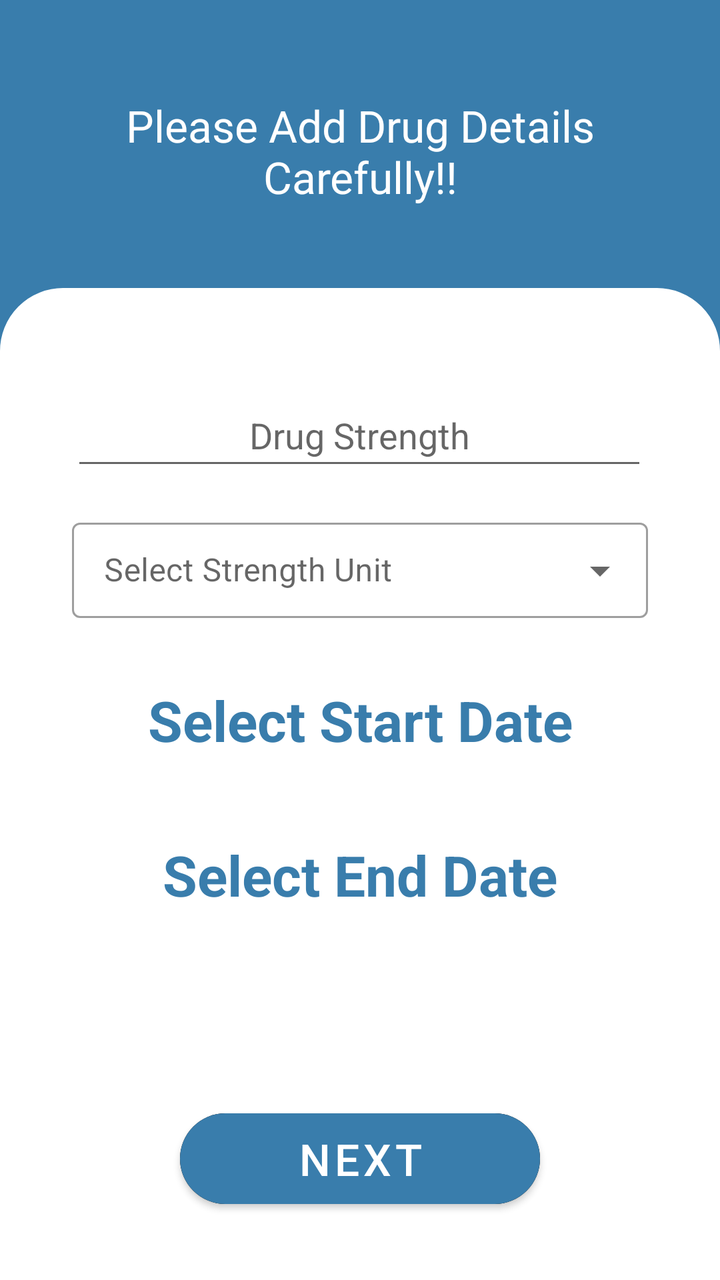
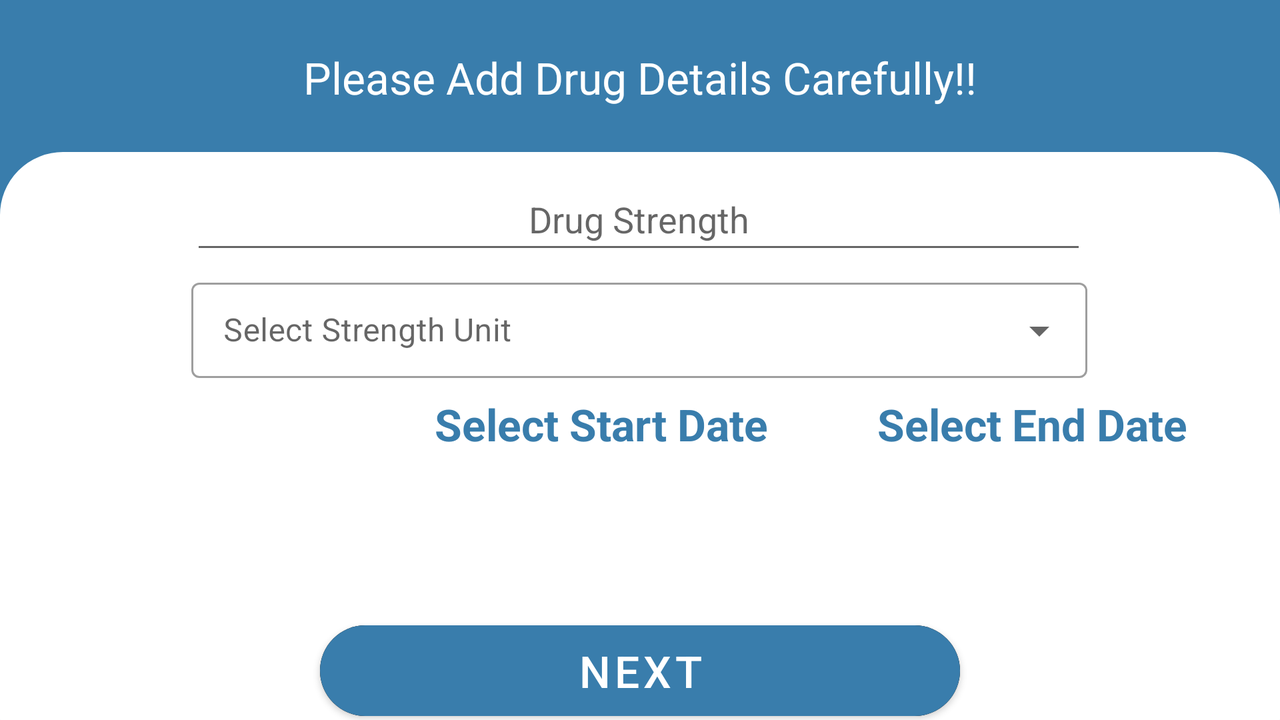

Two renders of one Android screen. The first uses the default layout on a phone; the second uses the alternative layout the repository ships for a different screen configuration, on a matching device. The two XML files are below.
<!-- AndroidManifest.xml: application theme Theme.MediacalRemider -->
<!-- res/layout/fragment_add_drug_second.xml -->
<?xml version="1.0" encoding="utf-8"?>
<androidx.constraintlayout.widget.ConstraintLayout
    xmlns:android="http://schemas.android.com/apk/res/android"
    xmlns:tools="http://schemas.android.com/tools"
    android:layout_width="match_parent"
    android:layout_height="match_parent"
    xmlns:app="http://schemas.android.com/apk/res-auto"
    tools:context=".drugs.add_drugs.view.AddDrugSecondFragment"
    android:background="@color/teal_700">

    <TextView
        android:id="@+id/txtDrugQuestion"
        android:layout_width="match_parent"
        android:layout_height="0dp"
        android:layout_gravity="center"
        android:layout_marginTop="32dp"
        android:padding="16dp"
        android:textAlignment="center"
        android:text="@string/addDrugDetails"
        android:textSize="22sp"
        android:textColor="@color/white"
        app:layout_constraintEnd_toEndOf="parent"
        app:layout_constraintHeight_percent="0.2"
        app:layout_constraintStart_toStartOf="parent"
        app:layout_constraintTop_toTopOf="parent"/>

    <androidx.constraintlayout.widget.ConstraintLayout
        android:layout_width="match_parent"
        android:layout_height="0dp"
        android:background="@drawable/card_fragment"
        app:layout_constraintBottom_toBottomOf="parent"
        app:layout_constraintEnd_toEndOf="parent"
        app:layout_constraintHeight_percent="0.8"
        app:layout_constraintStart_toStartOf="parent"
        app:layout_constraintTop_toBottomOf="@id/txtDrugQuestion">


        <EditText
            android:id="@+id/editTextDrugStrength"
            android:layout_width="0dp"
            android:layout_height="wrap_content"
            android:layout_marginTop="48dp"
            android:ems="10"
            android:hint="@string/drugStrength"
            android:inputType="number"
            android:minHeight="48dp"
            android:textAlignment="center"
            app:layout_constraintEnd_toEndOf="parent"
            app:layout_constraintHorizontal_bias="0.497"
            app:layout_constraintStart_toStartOf="parent"
            app:layout_constraintTop_toTopOf="parent"
            app:layout_constraintWidth_percent="0.8" />

        <com.google.android.material.textfield.TextInputLayout
            android:id="@+id/txtDrugStrengthsUnit"
            style="@style/Widget.MaterialComponents.TextInputLayout.OutlinedBox.Dense.ExposedDropdownMenu"
            android:layout_width="0dp"
            android:layout_height="wrap_content"
            android:layout_marginHorizontal="16dp"
            android:layout_marginTop="16dp"
            android:hint="@string/selectStrengthUnit"
            app:layout_constraintEnd_toEndOf="parent"
            app:layout_constraintHorizontal_bias="0.497"
            app:layout_constraintStart_toStartOf="parent"
            app:layout_constraintTop_toBottomOf="@+id/editTextDrugStrength"
            app:layout_constraintWidth_percent="0.8">
            <AutoCompleteTextView
                android:id="@+id/autoCompleteDrugStrengthsUnit"
                android:layout_width="match_parent"
                android:layout_height="wrap_content"
                android:enabled="false"
                android:inputType="none" />
        </com.google.android.material.textfield.TextInputLayout>
        <TextView
            android:id="@+id/txtStartDate"
            android:layout_width="wrap_content"
            android:layout_height="wrap_content"
            android:layout_marginTop="16dp"
            android:drawableTop="@drawable/ic_date"
            android:gravity="center_horizontal"
            android:padding="16dp"
            android:text="@string/selectStartDate"
            android:textColor="@color/teal_700"
            android:textSize="28sp"
            android:textStyle="bold"
            app:layout_constraintEnd_toEndOf="parent"
            app:layout_constraintHorizontal_bias="0.5"
            app:layout_constraintStart_toStartOf="parent"
            app:layout_constraintTop_toBottomOf="@id/txtDrugStrengthsUnit" />

        <TextView
            android:id="@+id/txtEndDate"
            android:layout_width="wrap_content"
            android:layout_height="wrap_content"
            android:layout_marginTop="8dp"
            android:drawableTop="@drawable/ic_date"
            android:gravity="center"
            android:padding="16dp"
            android:text="@string/selectEndDate"
            android:textColor="@color/teal_700"
            android:textSize="28sp"
            android:textStyle="bold"
            app:layout_constraintEnd_toEndOf="parent"
            app:layout_constraintHorizontal_bias="0.5"
            app:layout_constraintStart_toStartOf="parent"
            app:layout_constraintTop_toBottomOf="@id/txtStartDate" />
        
        <com.google.android.material.button.MaterialButton
            android:id="@+id/btnNextAddDrugFragment3"
            android:layout_width="0dp"
            android:layout_height="wrap_content"
            android:layout_marginBottom="48dp"
            android:backgroundTintMode="src_over"
            android:padding="8dp"
            android:text="@string/next"
            android:textSize="22sp"
            app:backgroundTint="@color/teal_700"
            app:cornerRadius="100dp"
            app:icon="@drawable/icon_next"
            app:iconGravity="end"
            app:iconPadding="16dp"
            app:layout_constraintBottom_toBottomOf="parent"
            app:layout_constraintEnd_toEndOf="parent"
            app:layout_constraintStart_toStartOf="parent"
            app:layout_constraintWidth_percent="0.5" />

    </androidx.constraintlayout.widget.ConstraintLayout>

</androidx.constraintlayout.widget.ConstraintLayout>
<!-- resources referenced by this layout -->
<resources>
  <color name="teal_700">#397dac</color>
  <color name="white">#FFFFFFFF</color>
  <!-- drawable card_fragment (drawable) -->
  <?xml version="1.0" encoding="utf-8"?>
  <shape xmlns:android="http://schemas.android.com/apk/res/android"
      android:shape="rectangle">
      <solid android:color="#fff"/>
      <corners android:radius="3dp" android:topLeftRadius="30dp" android:topRightRadius="30dp" />
      <stroke android:color="#fff" android:width="3dp"/>
  
  
  </shape>
  <string name="addDrugDetails">Please Add Drug Details Carefully!!</string>
  <string name="drugStrength">Drug Strength</string>
  <string name="next">Next</string>
  <string name="selectEndDate">Select End Date</string>
  <string name="selectStartDate">Select Start Date</string>
  <string name="selectStrengthUnit">Select Strength Unit</string>
  <style name="Theme.MediacalRemider" parent="Theme.MaterialComponents.DayNight.NoActionBar">
          
          <item name="colorPrimary">@color/purple_500</item>
          <item name="colorPrimaryVariant">@color/purple_700</item>
          <item name="colorOnPrimary">@color/white</item>
          
          <item name="colorSecondary">@color/teal_200</item>
          <item name="colorSecondaryVariant">@color/teal_700</item>
          <item name="colorOnSecondary">@color/black</item>
          
          <item name="android:statusBarColor" tools:targetApi="l">@color/teal_700</item>
          
      </style>
  <color name="purple_500">#FF6200EE</color>
  <color name="purple_700">#FF3700B3</color>
  <color name="teal_200">#397dac</color>
  <color name="black">#FF000000</color>
</resources>
<!-- res/layout-land/fragment_add_drug_second.xml (the author's variant of the layout above) -->
<!-- drawn on the phone turned sideways -->
<?xml version="1.0" encoding="utf-8"?>
<androidx.constraintlayout.widget.ConstraintLayout
    xmlns:android="http://schemas.android.com/apk/res/android"
    xmlns:tools="http://schemas.android.com/tools"
    android:layout_width="match_parent"
    android:layout_height="match_parent"
    xmlns:app="http://schemas.android.com/apk/res-auto"
    tools:context=".drugs.add_drugs.view.AddDrugSecondFragment"
    android:background="@color/teal_700">

    <TextView
        android:id="@+id/txtDrugQuestion"
        android:layout_width="match_parent"
        android:layout_height="0dp"
        android:layout_gravity="center"
        android:layout_marginTop="8dp"
        android:padding="16dp"
        android:textAlignment="center"
        android:text="@string/addDrugDetails"
        android:textSize="22sp"
        android:textColor="@color/white"
        app:layout_constraintEnd_toEndOf="parent"
        app:layout_constraintHeight_percent="0.2"
        app:layout_constraintStart_toStartOf="parent"
        app:layout_constraintTop_toTopOf="parent"/>

    <androidx.constraintlayout.widget.ConstraintLayout
        android:layout_width="match_parent"
        android:layout_height="0dp"
        android:background="@drawable/card_fragment"
        app:layout_constraintBottom_toBottomOf="parent"
        app:layout_constraintEnd_toEndOf="parent"
        app:layout_constraintHeight_percent="0.8"
        app:layout_constraintStart_toStartOf="parent"
        app:layout_constraintTop_toBottomOf="@id/txtDrugQuestion">

        <EditText
            android:id="@+id/editTextDrugStrength"
            android:layout_width="0dp"
            android:layout_height="wrap_content"
            android:layout_marginTop="8dp"
            android:ems="10"
            android:hint="@string/drugStrength"
            android:inputType="number"
            android:minHeight="48dp"
            android:textAlignment="center"
            app:layout_constraintEnd_toEndOf="parent"
            app:layout_constraintHorizontal_bias="0.497"
            app:layout_constraintStart_toStartOf="parent"
            app:layout_constraintTop_toTopOf="parent"
            app:layout_constraintWidth_percent="0.7" />

        <com.google.android.material.textfield.TextInputLayout
            android:id="@+id/txtDrugStrengthsUnit"
            style="@style/Widget.MaterialComponents.TextInputLayout.OutlinedBox.Dense.ExposedDropdownMenu"
            android:layout_width="0dp"
            android:layout_height="wrap_content"
            android:layout_marginHorizontal="16dp"
            android:layout_marginTop="4dp"
            android:hint="@string/selectStrengthUnit"
            app:layout_constraintEnd_toEndOf="parent"
            app:layout_constraintHorizontal_bias="0.497"
            app:layout_constraintStart_toStartOf="parent"
            app:layout_constraintTop_toBottomOf="@+id/editTextDrugStrength"
            app:layout_constraintWidth_percent="0.7">
            <AutoCompleteTextView
                android:id="@+id/autoCompleteDrugStrengthsUnit"
                android:layout_width="match_parent"
                android:layout_height="wrap_content"
                android:enabled="false"
                android:inputType="none" />
        </com.google.android.material.textfield.TextInputLayout>
        <TextView
            android:id="@+id/txtStartDate"
            android:layout_width="wrap_content"
            android:layout_height="120dp"
            android:drawableTop="@drawable/ic_date"
            android:padding="8dp"
            android:text="@string/selectStartDate"
            android:textColor="@color/teal_700"
            android:textSize="22sp"
            android:textStyle="bold"
            app:layout_constraintEnd_toEndOf="@id/txtEndDate"
            app:layout_constraintHorizontal_bias="0.5"
            app:layout_constraintStart_toStartOf="parent"
            app:layout_constraintTop_toBottomOf="@id/txtDrugStrengthsUnit" />

        <TextView
            android:id="@+id/txtEndDate"
            android:layout_width="wrap_content"
            android:layout_height="120dp"
            android:drawableTop="@drawable/ic_date"
            android:padding="8dp"
            android:text="@string/selectEndDate"
            android:textColor="@color/teal_700"
            android:textSize="22sp"
            android:textStyle="bold"
            app:layout_constraintEnd_toEndOf="parent"
            app:layout_constraintStart_toEndOf="@id/txtStartDate"
            app:layout_constraintHorizontal_bias="0.5"
            app:layout_constraintTop_toBottomOf="@id/txtDrugStrengthsUnit" />

        <com.google.android.material.button.MaterialButton
            android:id="@+id/btnNextAddDrugFragment3"
            android:layout_width="0dp"
            android:layout_height="wrap_content"
            android:backgroundTintMode="src_over"
            android:padding="8dp"
            android:text="@string/next"
            android:textSize="22sp"
            app:backgroundTint="@color/teal_700"
            app:cornerRadius="100dp"
            app:icon="@drawable/icon_next"
            app:iconGravity="end"
            app:iconPadding="16dp"
            app:layout_constraintBottom_toBottomOf="parent"
            app:layout_constraintEnd_toEndOf="parent"
            app:layout_constraintStart_toStartOf="parent"
            app:layout_constraintWidth_percent="0.5" />

    </androidx.constraintlayout.widget.ConstraintLayout>

</androidx.constraintlayout.widget.ConstraintLayout>
